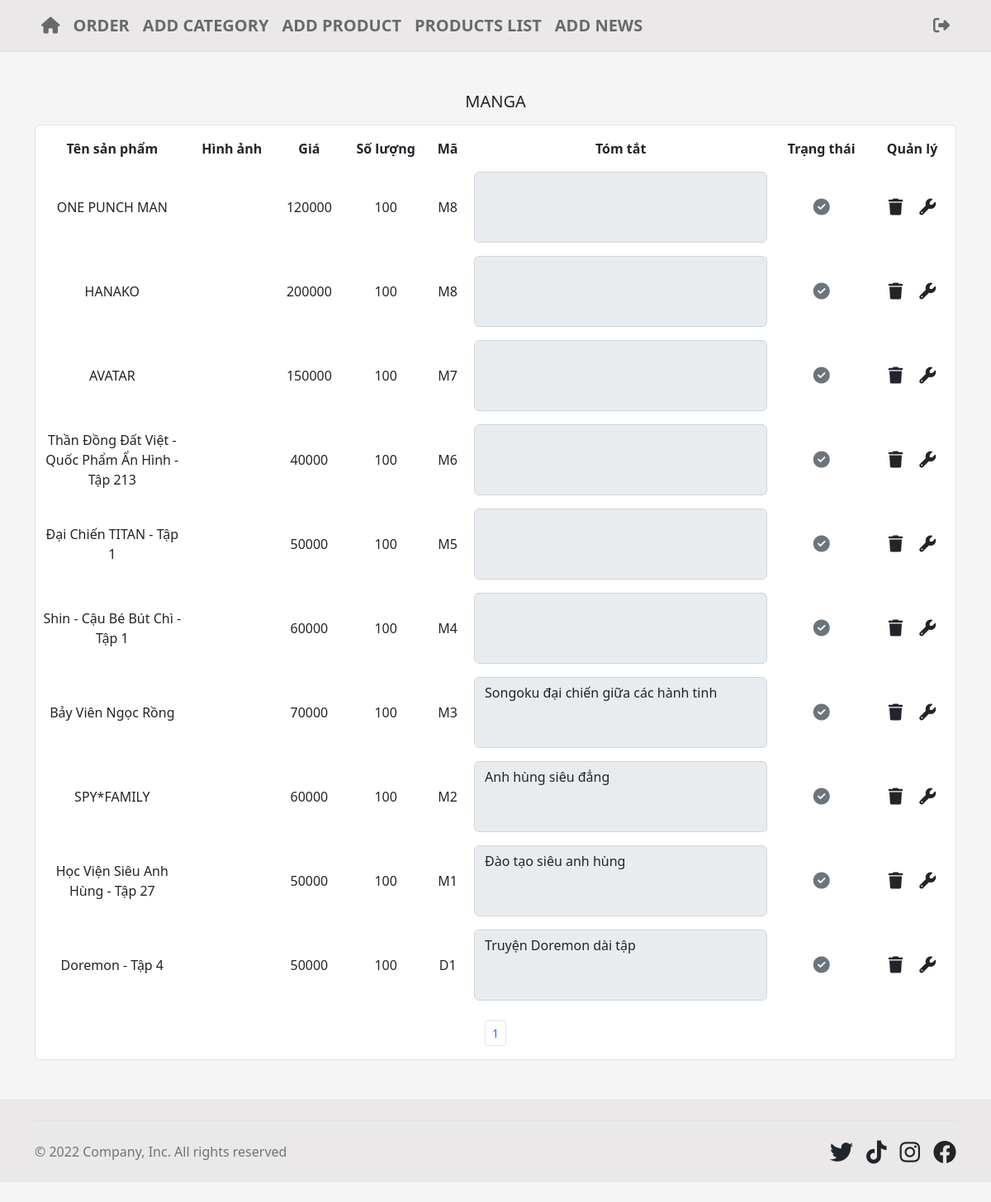
Screenshot of /index.php?action=category&query=product&id=25 (signed in) with the database file from the repository.
### tables this page shows
CREATE TABLE `category` (
  `category_id` int(11) NOT NULL,
  `category` varchar(100) NOT NULL,
  `position` int(11) NOT NULL
);

CREATE TABLE `product` (
  `product_id` int(11) NOT NULL,
  `product` varchar(100) NOT NULL,
  `code` varchar(100) NOT NULL,
  `price` float NOT NULL,
  `quantity` int(11) NOT NULL,
  `image` varchar(100) NOT NULL,
  `summary` text NOT NULL,
  `detail` text NOT NULL,
  `status` int(11) NOT NULL,
  `category_id` int(11) NOT NULL
);

### category.php (the view)
<?php
$p = 20;
if (isset($_GET['page'])) {
    $page = $_GET['page'];
} else {
    $page = '';
}
if ($page == '' || $page == 1) {
    $begin = 0;
} else {
    $begin = ($page * $p) - $p;
}
?>
<div class="col-lg-12 my-5">
<?php
  $sql = "SELECT * FROM category WHERE category.category_id = '$_GET[id]' LIMIT 1";
  $result = $conn->query($sql);
  if ($result->num_rows > 0) {
      $row = $result->fetch_assoc();
  ?>
  <h5 class="text-uppercase text-center"><?php echo $row['category'] ?></h5>
  <?php
  } else {
  }
  ?>
<div class="bg-white border rounded mt-3">
<table class="table table-hover mt-2 table-borderless ">
  <thead class="text-center table-hover thead-light">
    <tr>
      <th class="align-middle col-2">Tên sản phẩm</th>
      <th class="align-middle">Hình ảnh</th>
      <th class="align-middle">Giá</th>
      <th class="align-middle">Số lượng</th>
      <th class="align-middle">Mã</th>
      <th class="align-middle col-4">Tóm tắt</th>
      <th class="align-middle">Trạng thái</th>
      <th class="align-middle">Quản lý</th>
    </tr>
  </thead>
  <tbody class="text-center">
  <?php
    $sql = "SELECT * FROM product
    WHERE product.category_id = '$_GET[id]' ORDER BY product_id DESC LIMIT $begin,$p";
    $result = $conn->query($sql);
    if ($result->num_rows > 0) {
    while($row = $result->fetch_array()) {
  ?>
  <tr>
    <td class="align-middle col-2"><?php echo $row['product'] ?></td>
    <td class="align-middle"><img width="50px" src="modules/product/uploads/<?php echo $row['image'] ?>" alt=""></td>
    <td class="align-middle"><?php echo $row['price'] ?></td>
    <td class="align-middle"><?php echo $row['quantity'] ?></td>
    <td class="align-middle"><?php echo $row['code'] ?></td>
    <td class="align-middle col-4"><textarea disabled style="resize: none;" class="form-control" rows="3"><?php echo $row['summary'] ?></textarea></td>
    <td class="align-middle"><?php if($row['status']==1){
        echo '<span class="fs-5 text-muted"><i class="fa-solid fa-circle-check"></i></span>';
      }
      else{
        echo '<span class="fs-5 text-muted"><i class="fa-solid fa-circle-xmark"></i></span>';
      } ?>
    </td>
    <td class="align-middle">
        <a class="fs-5 text-dark mx-2" href="modules/product/processing.php?product_id=<?php echo $row['product_id']?>"><i class="fa-solid fa-trash"></i></a>
        <a class="fs-5 text-dark mx-2" href="?action=product&query=repair&product_id=<?php echo $row['product_id']?>"><i class="fa-solid fa-wrench"></i></a>
    </td>
  </tr>
    <?php
    }
        } else {
          }
        ?>
</table>
<nav>
    <ul class="pagination justify-content-center pagination-sm">
        <?php
        $sql = "SELECT * FROM product WHERE product.category_id='$_GET[id]' ORDER BY product_id DESC";
        $result = $conn->query($sql);
        $count = ceil(($result->num_rows) / $p);
        for ($i = 1; $i <= $count; $i++) {
        ?>
            <li class="page-item">
                <a <?php if ($i == $page) {
                        echo 'style="background: #eae8e8"';
                    } else {
                        echo '';
                    } ?> class="page-link" href="index.php?page=<?php echo $i ?>">
                    <?php echo $i ?>
                </a>
            </li>
        <?php } ?>
    </ul>
</nav>
</div>
</div>

### index.php (shortened to what this page needs)
<!DOCTYPE html>
<html lang="en">
<head>
  <link href="https://cdn.jsdelivr.net/npm/bootstrap@5.2.1/dist/css/bootstrap.min.css" rel="stylesheet">
  <link rel="stylesheet" href="https://cdnjs.cloudflare.com/ajax/libs/font-awesome/6.2.0/css/all.min.css" />
</head>
<body>
    <?php
    include("modules/menu.php");
    include("modules/main.php");
    include("modules/footer.php");
    ?>
</body>
</html>

### menu.php (shortened to what this page needs)
<nav style="background-color: #eae8e8;" class="navbar navbar-expand-lg sticky-top border-bottom fw-semibold">
  <div class="container">
    <a href="index.php" class="icon navbar-nav fs-5 nav-link px-2" aria-current="page"><i class="fa-solid fa-house"></i></a>
    <div class="collapse navbar-collapse" id="navbarNavDarkDropdown">
      <ul class="nav navbar-nav me-auto">
        <li class="nav-item"><a href="index.php?action=order&query=listed" class="icon fs-5 navbar-nav nav-link px-2">ORDER</a></li>
        <li class="nav-item"><a href="index.php?action=category&query=add" class="icon fs-5 navbar-nav nav-link px-2">ADD CATEGORY</a></li>
        <li class="nav-item"><a href="index.php?action=product&query=add" class="icon fs-5 navbar-nav nav-link  px-2">ADD PRODUCT</a></li>
        <li class="nav-item">
          <ul class="navbar-nav">
            <li class="nav-item dropdown">
              <span class="fs-5 nav-link px-2 icon">
                PRODUCTS LIST
              </span>
            </li>
          </ul>
        </li>
        <li class="nav-item"><a href="index.php?action=news&query=add" class="icon fs-5 navbar-nav nav-link  px-2">ADD NEWS</a></li>
      </ul>
      <a href="index.php?logout=1" class="icon fs-5 navbar-nav nav-link px-2"><i class="fa-solid fa-right-from-bracket"></i></a>
    </div>
  </div>
</nav>

### main.php (shortened to what this page needs)
<div>
<div class="container d-none d-xl-block d-print-block">
    <?php
    if (isset($_GET['action']) && $_GET['query']) {
        $tmp = $_GET['action'];
        $query = $_GET['query'];
    } else {
        $tmp = '';
        $query = '';
    }
    if ($tmp == 'category' && $query == 'add') {
        ?>
        <div class="container">
        <div class="row">
        <?php
        include("modules/category/add.php");
        include("modules/category/listed.php");
        ?>
        </div>
        </div>
        <?php
    } elseif ($tmp == 'category' && $query == 'repair') {
        include("modules/category/repair.php");
    } elseif ($tmp == 'category' && $query == 'product') {
        include("modules/category.php");
    } elseif ($tmp == 'product' && $query == 'repair') {
        include("modules/product/repair.php");
    } elseif ($tmp == 'order' && $query == 'listed') {
        include("modules/order/listed.php");
    } elseif ($tmp == 'order' && $query == 'check') {
        include("modules/order/check.php");
    } elseif ($tmp == 'news' && $query == 'add') {
        include("modules/news/add.php");
    } else {
        include("modules/home.php");
    }
?>
</div>
</div>

### footer.php
<nav style="background-color: #eae8e8;" class="border-top">
<div class="container">
  <footer class="d-flex flex-wrap justify-content-between align-items-center py-3 my-4 border-top">
    <div class="col-md-4">
      <span class="mb-3 mb-md-0 text-muted">© 2022 Company, Inc. All rights reserved</span>
    </div>
    <ul class="nav col-md-4 justify-content-end list-unstyled d-flex">
    <li class="ms-3"><a class="fs-3 link-dark" href="#"><i class="fa-brands fa-twitter"></i></a></li>
          <li class="ms-3"><a class="fs-3 link-dark" href="#"><i class="fa-brands fa-tiktok"></i></a></li>
          <li class="ms-3"><a class="fs-3 link-dark" href="#"><i class="fa-brands fa-instagram"></i></a></li>
          <li class="ms-3"><a class="fs-3 link-dark" href="#"><i class="fa-brands fa-facebook"></i></a></li>
    </ul>
  </footer>
</div>
</nav>

### index.php (style rules this page uses)
body { background-color: #f5f5f5; }

### rows the page displays
category: category "MANGA"
product: product "ONE PUNCH MAN", price "120000", quantity "100", code "M8", status 1 (drawn)
product: product "HANAKO", price "200000", quantity "100", code "M8", status 1 (drawn)
product: product "AVATAR", price "150000", quantity "100", code "M7", status 1 (drawn)
product: product "Thần Đồng Đất Việt - Quốc Phẩm Ẩn Hình - Tập 213", price "40000", quantity "100", code "M6", status 1 (drawn)
product: product "Đại Chiến TITAN - Tập 1", price "50000", quantity "100", code "M5", status 1 (drawn)
product: product "Shin - Cậu Bé Bút Chì - Tập 1", price "60000", quantity "100", code "M4", status 1 (drawn)
product: product "Bảy Viên Ngọc Rồng", price "70000", quantity "100", code "M3", summary "Songoku đại chiến giữa các hành tinh", status 1 (drawn)
product: product "SPY*FAMILY", price "60000", quantity "100", code "M2", summary "Anh hùng siêu đẳng", status 1 (drawn)
product: product "Học Viện Siêu Anh Hùng - Tập 27", price "50000", quantity "100", code "M1", summary "Đào tạo siêu anh hùng", status 1 (drawn)
product: product "Doremon - Tập 4", price "50000", quantity "100", code "D1", summary "Truyện Doremon dài tập", status 1 (drawn)
